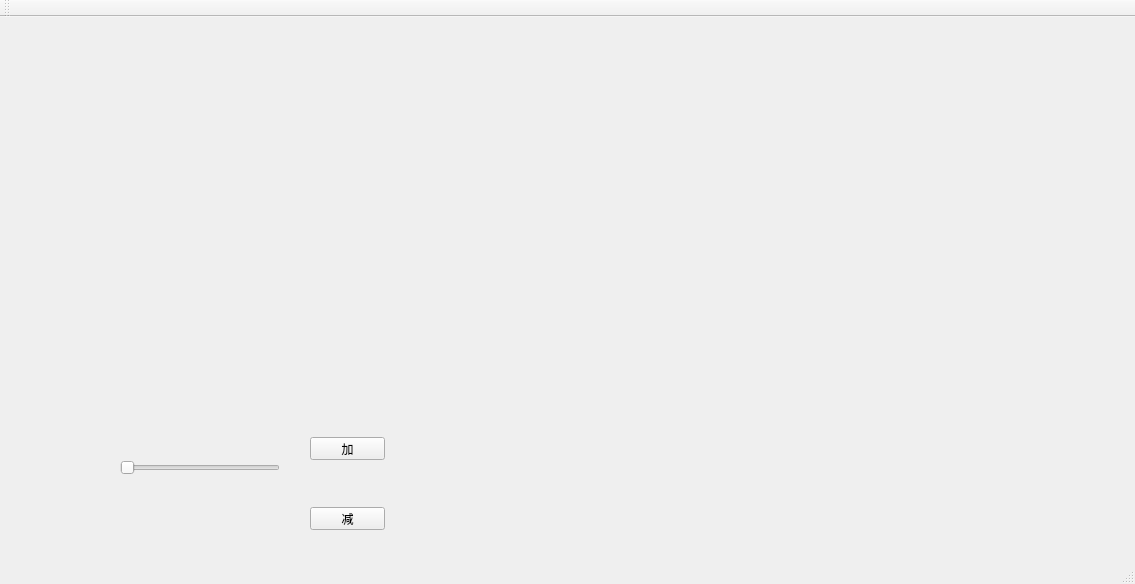
<?xml version="1.0" encoding="UTF-8"?>
<ui version="4.0">
 <class>MainWindow</class>
 <widget class="QMainWindow" name="MainWindow">
  <property name="geometry">
   <rect>
    <x>0</x>
    <y>0</y>
    <width>1135</width>
    <height>584</height>
   </rect>
  </property>
  <property name="windowTitle">
   <string>MainWindow</string>
  </property>
  <widget class="QWidget" name="centralWidget">
   <widget class="Dashboard1" name="widget" native="true">
    <property name="geometry">
     <rect>
      <x>0</x>
      <y>0</y>
      <width>400</width>
      <height>400</height>
     </rect>
    </property>
   </widget>
   <widget class="QPushButton" name="pushButton">
    <property name="geometry">
     <rect>
      <x>310</x>
      <y>420</y>
      <width>75</width>
      <height>23</height>
     </rect>
    </property>
    <property name="text">
     <string>加</string>
    </property>
   </widget>
   <widget class="QPushButton" name="pushButton_2">
    <property name="geometry">
     <rect>
      <x>310</x>
      <y>490</y>
      <width>75</width>
      <height>23</height>
     </rect>
    </property>
    <property name="text">
     <string>减</string>
    </property>
   </widget>
   <widget class="QSlider" name="horizontalSlider">
    <property name="geometry">
     <rect>
      <x>120</x>
      <y>440</y>
      <width>160</width>
      <height>22</height>
     </rect>
    </property>
    <property name="orientation">
     <enum>Qt::Horizontal</enum>
    </property>
   </widget>
   <widget class="WaterProgressBar1" name="widget_2" native="true">
    <property name="geometry">
     <rect>
      <x>530</x>
      <y>0</y>
      <width>400</width>
      <height>400</height>
     </rect>
    </property>
   </widget>
  </widget>
  <widget class="QMenuBar" name="menuBar">
   <property name="geometry">
    <rect>
     <x>0</x>
     <y>0</y>
     <width>1135</width>
     <height>26</height>
    </rect>
   </property>
  </widget>
  <widget class="QToolBar" name="mainToolBar">
   <attribute name="toolBarArea">
    <enum>TopToolBarArea</enum>
   </attribute>
   <attribute name="toolBarBreak">
    <bool>false</bool>
   </attribute>
  </widget>
  <widget class="QStatusBar" name="statusBar"/>
 </widget>
 <layoutdefault spacing="6" margin="11"/>
 <customwidgets>
  <customwidget>
   <class>Dashboard1</class>
   <extends>QWidget</extends>
   <header location="global">dashboard1.h</header>
   <container>1</container>
  </customwidget>
  <customwidget>
   <class>WaterProgressBar1</class>
   <extends>QWidget</extends>
   <header location="global">waterprogressbar1.h</header>
   <container>1</container>
  </customwidget>
 </customwidgets>
 <resources/>
 <connections/>
</ui>
